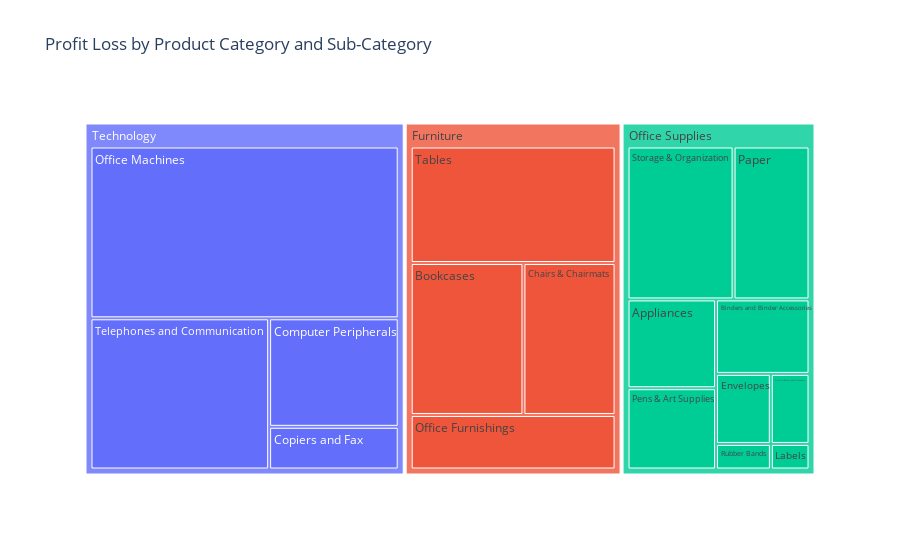

Notebook source saved alongside this figure:
### Markdown cell above
Our profit loss analysis indicated that majority of the loss can be attributed to the Technology category.  

We felt it was imperative to prioritize this category for further analysis encompassing its sub-category.

### Code cell
# Generate Tree Map
fig = px.treemap(profit_loss,  
                 values="profit",
                 path=["product_category","product_sub-category"],
                 title="Profit Loss by Product Category and Sub-Category")
fig.show()

### Figure 1 — Plotly figure (JSON) as saved in the notebook; plotly's stock layout.template omitted (floating-point values rounded to 4 significant figures)
{"data": [{"branchvalues": "total", "domain": {"x": [0, 1], "y": [0, 1]}, "hovertemplate": "labels=%{label}<br>profit=%{value}<br>parent=%{parent}<br>id=%{id}<extra></extra>", "ids": ["Office Supplies/Appliances", "Office Supplies/Binders and Binder Accessories", "Furniture/Bookcases", "Furniture/Chairs & Chairmats", "Technology/Computer Peripherals", "Technology/Copiers and Fax", "Office Supplies/Envelopes", "Office Supplies/Labels", "Furniture/Office Furnishings", "Technology/Office Machines", "Office Supplies/Paper", "Office Supplies/Pens & Art Supplies", "Office Supplies/Rubber Bands", "Office Supplies/Scissors, Rulers and Trimmers", "Office Supplies/Storage & Organization", "Furniture/Tables", "Technology/Telephones and Communication", "Furniture", "Office Supplies", "Technology"], "labels": ["Appliances", "Binders and Binder Accessories", "Bookcases", "Chairs & Chairmats", "Computer Peripherals", "Copiers and Fax", "Envelopes", "Labels", "Office Furnishings", "Office Machines", "Paper", "Pens & Art Supplies", "Rubber Bands", "Scissors, Rulers and Trimmers", "Storage & Organization", "Tables", "Telephones and Communication", "Furniture", "Office Supplies", "Technology"], "name": "", "parents": ["Office Supplies", "Office Supplies", "Furniture", "Furniture", "Technology", "Technology", "Office Supplies", "Office Supplies", "Furniture", "Technology", "Office Supplies", "Office Supplies", "Office Supplies", "Office Supplies", "Office Supplies", "Furniture", "Technology", "", "", ""], "type": "treemap", "values": [10340.0, 9156.0, 22390.0, 18290.0, 18030.0, 7093.0, 5046.0, 1299.0, 14590.0, 67910.0, 15280.0, 9464.0, 1845.0, 3566.0, 21330.0, 31180.0, 34630.0, 86460.0, 77320.0, 127700.0]}], "layout": {"legend": {"tracegroupgap": 0}, "title": {"text": "Profit Loss by Product Category and Sub-Category"}}}
